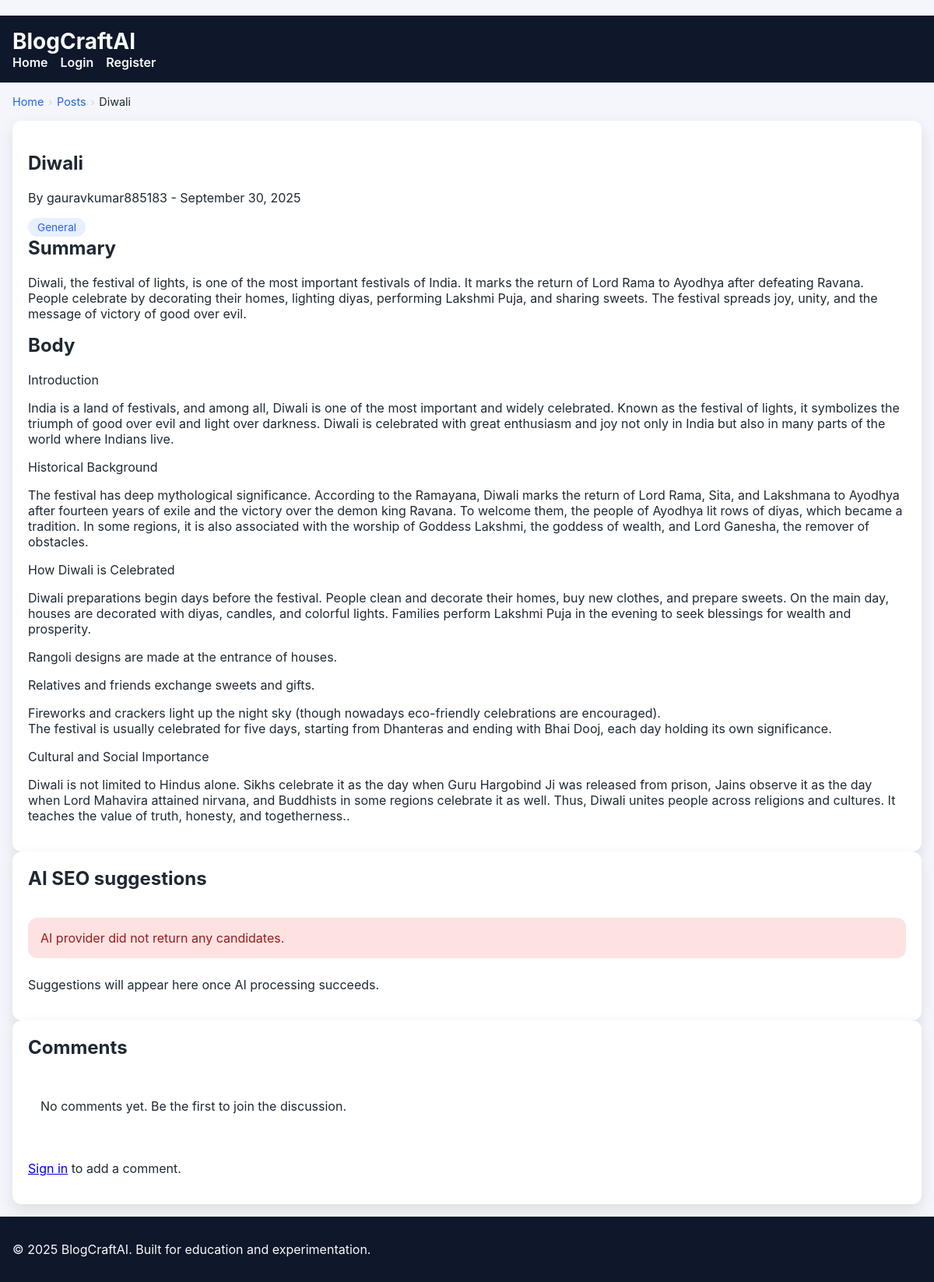
The page /posts/diwali/ on the database its author committed.
### blog/models.py (models this page shows, shortened)
class TimeStampedModel(models.Model):
    created_at = models.DateTimeField(auto_now_add=True)
    updated_at = models.DateTimeField(auto_now=True)
    class Meta:
        abstract = True

class Post(TimeStampedModel):
    DRAFT = "draft"
    PUBLISHED = "published"
    ARCHIVED = "archived"
    STATUS_CHOICES = [
        (DRAFT, "Draft"),
        (PUBLISHED, "Published"),
        (ARCHIVED, "Archived"),
    ]
    author = models.ForeignKey(User, on_delete=models.CASCADE, related_name="posts")
    title = models.CharField(max_length=200)
    slug = models.SlugField(max_length=220, unique=True)
    summary = models.TextField()
    content = models.TextField()
    status = models.CharField(max_length=12, choices=STATUS_CHOICES, default=DRAFT)
    tags = models.ManyToManyField(Tag, blank=True, related_name="posts")
    published_at = models.DateTimeField(blank=True, null=True)
    class Meta:
        ordering = ["-published_at", "-created_at"]
        indexes = [
            models.Index(fields=["status", "published_at"]),
            models.Index(fields=["slug"]),
        ]
    def get_absolute_url(self) -> str:
        return reverse("blog:post-detail", args=[self.slug])

### accounts/models.py (models this page shows)
class User(AbstractUser):
    username = None  # remove username field
    email = models.EmailField("email address", unique=True)
    display_name = models.CharField(max_length=150, blank=True)
    bio = models.TextField(blank=True)
    avatar_url = models.URLField(blank=True, validators=[URLValidator()])
    USERNAME_FIELD = "email"
    REQUIRED_FIELDS: list[str] = []
    objects = UserManager()
    class Meta:
        ordering = ["email"]
    def __str__(self) -> str:  # pragma: no cover - simple representation
        return self.display_name or self.email
    @property
    def safe_display_name(self) -> str:
        return self.display_name or self.email.split("@")[0]

### blog/views.py (the view)
# urls.py: path("posts/<slug:slug>/", PostDetailView.as_view(), name="post-detail"),
class PostDetailView(DetailView):
    model = Post
    template_name = "blog/post_detail.html"
    context_object_name = "post"
    slug_field = "slug"
    def get_queryset(self):
        queryset = (
            Post.objects.select_related("author")
            .prefetch_related("tags", "comments__author")
            .filter(status__in=[Post.PUBLISHED, Post.DRAFT])
        )
        if not self.request.user.is_authenticated:
            queryset = queryset.filter(status=Post.PUBLISHED)
        return queryset
    def get_context_data(self, **kwargs):
        context = super().get_context_data(**kwargs)
        post: Post = context["post"]
        comment_form = kwargs.get("comment_form") or CommentForm()
        context["comment_form"] = comment_form
        context["comments"] = post.comments.filter(is_public=True).select_related("author")
        context["primary_tag"] = post.tags.first()
        ai_service = AiSuggestionService()
        try:
            context["seo_suggestions"] = ai_service.generate_seo_suggestions(
                title=post.title,
                summary=post.summary,
                content=post.content,
            )
        except AiSuggestionError as exc:
            context["seo_suggestions"] = []
            context["ai_error"] = str(exc)
        request = self.request
        summary_text = Truncator(strip_tags(post.summary)).chars(155)
        context["meta_title"] = f"{post.title} - {settings.SITE_NAME}"
        context["meta_description"] = summary_text
        context["open_graph_type"] = "article"
        context["meta_image"] = _default_social_image(request)
        context["canonical_url"] = request.build_absolute_uri(post.get_absolute_url())
        tags = list(post.tags.values_list("name", flat=True))
        keywords = ", ".join(tags) if tags else None
        published_at = post.published_at or post.created_at
        article_schema = {
            "@context": "https://schema.org",
            "@type": "BlogPosting",
            "headline": post.title,
            "description": summary_text,
            "author": {
                "@type": "Person",
                "name": getattr(post.author, "safe_display_name", str(post.author)),
            },
            "publisher": {
                "@type": "Organization",
                "name": settings.SITE_NAME,
                "url": settings.SITE_URL,
            },
            "mainEntityOfPage": context["canonical_url"],
            "image": context["meta_image"],
        }
        if published_at:
            article_schema["datePublished"] = published_at.isoformat()
        if post.updated_at:
            article_schema["dateModified"] = post.updated_at.isoformat()
        if keywords:
            article_schema["keywords"] = keywords
        breadcrumb_schema = {
            "@context": "https://schema.org",
            "@type": "BreadcrumbList",
            "itemListElement": [
                {"@type": "ListItem", "position": 1, "name": "Home", "item": settings.SITE_URL},
                {"@type": "ListItem", "position": 2, "name": "Blog", "item": f"{settings.SITE_URL}/"},
                {"@type": "ListItem", "position": 3, "name": post.title, "item": context["canonical_url"]},
            ],
        }
        context["structured_data"] = [json.dumps(article_schema), json.dumps(breadcrumb_schema)]
        return context
    def post(self, request: HttpRequest, *args, **kwargs) -> HttpResponse:
        self.object = self.get_object()
        if not request.user.is_authenticated:
            messages.error(request, "Please sign in to add a comment.")
            return redirect("accounts:login")
        form = CommentForm(request.POST)
        if form.is_valid():
            Comment.objects.create(
                post=self.object,
                author=request.user,
                body=form.cleaned_data["body"],
            )
            messages.success(request, "Comment posted successfully.")
            return redirect(self.object.get_absolute_url())
        context = self.get_context_data(comment_form=form)
        return self.render_to_response(context)

### ai/services.py (called while the page is built, shortened)
    def _extract_candidate_text(self, payload: dict) -> str:
        candidates = payload.get("candidates")
        if not candidates:
            prompt_feedback = payload.get("promptFeedback") or {}
            block_reason = prompt_feedback.get("blockReason")
            if block_reason:
                raise AiSuggestionError(f"AI provider blocked the prompt: {block_reason}")
            raise AiSuggestionError("AI provider did not return any candidates.")

    def __del__(self):  # pragma: no cover - defensive cleanup
        try:
            self._client.close()
        except Exception:  # pragma: no cover
            logger.debug("Failed to close AI client", exc_info=True)

### blog/views.py (called while the page is built)
def _absolute_url(request: HttpRequest | None, value: str) -> str:
    if not value:
        return ""
    if value.startswith(("http://", "https://")):
        return value
    base = request.build_absolute_uri("/") if request else f"{settings.SITE_URL}/"
    return urljoin(base, value.lstrip("/"))

def _default_social_image(request: HttpRequest | None) -> str:
    candidate = (settings.SEO_DEFAULT_IMAGE or "").strip()
    if candidate:
        return _absolute_url(request, candidate)
    static_path = static("img/og-default.svg")
    return _absolute_url(request, static_path)

### blogcraftai/context_processors.py (called while the page is built)
def _absolute_static(request, path: str) -> str:
    relative = static(path)
    if request is None:
        return urljoin(settings.SITE_URL + "/", relative.lstrip("/"))
    return request.build_absolute_uri(relative)

### templates/blog/post_detail.html (shortened to what this page needs)
﻿{% extends "base.html" %}
{% load humanize %}
{% block content %}
<nav class="breadcrumb" aria-label="Breadcrumb">
    <ol>
        <li><a href="{% url 'blog:post-list' %}">Home</a></li>
        {% if primary_tag %}
            <li><a href="{% url 'blog:post-list' %}?tag={{ primary_tag.slug }}">{{ primary_tag.name }}</a></li>
        {% else %}
            <li><a href="{% url 'blog:post-list' %}">Posts</a></li>
        {% endif %}
        <li aria-current="page">{{ post.title }}</li>
    </ol>
</nav>
<article class="card">
    <header>
        <h1>{{ post.title }}</h1>
        <p class="meta">By {{ post.author.safe_display_name }} - {{ post.published_at|date:"F j, Y" }}</p>
        <ul class="tag-list">
            {% for tag in post.tags.all %}
                <li><span class="tag">{{ tag.name }}</span></li>
            {% empty %}
                <li><span class="tag">General</span></li>
            {% endfor %}
        </ul>
    </header>
    <section class="post-content">
        <h2>Summary</h2>
        <p>{{ post.summary }}</p>
        <h2>Body</h2>
        <div class="rich-text">{{ post.content|linebreaks }}</div>
    </section>
</article>
<section class="card" aria-labelledby="seo-insights">
    <h2 id="seo-insights">AI SEO suggestions</h2>
    {% if ai_error %}
        <p class="message message-error">{{ ai_error }}</p>
    {% endif %}
    {% if seo_suggestions %}
        <ol>
            {% for suggestion in seo_suggestions %}
                <li>
                    <h3>{{ suggestion.heading }}</h3>
                    <p>{{ suggestion.description }}</p>
                    <p><strong>Keywords:</strong> {{ suggestion.keywords|join:", " }}</p>
                    {% if suggestion.risks %}
                        <p><strong>Risks:</strong> {{ suggestion.risks|join:", " }}</p>
                    {% endif %}
                </li>
            {% endfor %}
        </ol>
    {% else %}
        <p>Suggestions will appear here once AI processing succeeds.</p>
    {% endif %}
</section>
<section class="card" aria-labelledby="comments">
    <h2 id="comments">Comments</h2>
    <ul class="comment-list">
        {% for comment in comments %}
            <li>
                <header>
                    <strong>{{ comment.author.safe_display_name }}</strong>
                    <span class="meta">{{ comment.created_at|naturaltime }}</span>
                </header>
                <p>{{ comment.body|linebreaks }}</p>
            </li>
        {% empty %}
            <li>No comments yet. Be the first to join the discussion.</li>
        {% endfor %}
    </ul>
    {% if user.is_authenticated %}
        <form method="post">
            {% csrf_token %}
            <div class="form-row">
                {{ comment_form.body.label_tag }}
                {{ comment_form.body }}
                {% if comment_form.body.errors %}
                    <p class="message message-error">{{ comment_form.body.errors|join:", " }}</p>
                {% endif %}
            </div>
            <button class="button" type="submit">Post comment</button>
        </form>
    {% else %}
        <p><a href="{% url 'accounts:login' %}">Sign in</a> to add a comment.</p>
    {% endif %}
</section>
{% endblock %}

### static/css/main.css (style rules this page uses)
:root { color-scheme: light dark; --bg-color: #ffffff; --text-color: #1f2933; --primary-color: #2563eb; --secondary-color: #f4f6fb; --border-color: #d1d5db; --radius: 0.75rem; font-family: 'Inter', system-ui, -apple-system, BlinkMacSystemFont, 'Segoe UI', sans-serif; }
body { margin: 0; background: var(--secondary-color); color: var(--text-color); }
.message { padding: 1rem; border-radius: var(--radius); margin-bottom: 0.5rem; }
.message-error { background: #fee2e2; color: #991b1b; }
.card { background: var(--bg-color); border-radius: var(--radius); padding: 1.25rem; box-shadow: 0 8px 20px rgba(15, 23, 42, 0.1); display: flex; flex-direction: column; justify-content: space-between; }
.card h2 { margin-top: 0; }
.tag-list { list-style: none; display: flex; flex-wrap: wrap; gap: 0.5rem; padding: 0; margin: 0.5rem 0 0; }
.tag { display: inline-block; padding: 0.25rem 0.75rem; background: rgba(37, 99, 235, 0.1); color: var(--primary-color); border-radius: 999px; font-size: 0.85rem; }
.comment-list { list-style: none; padding: 0; }
.comment-list li { background: var(--bg-color); border-radius: var(--radius); padding: 1rem; margin-bottom: 0.75rem; }
.breadcrumb { font-size: 0.9rem; margin-bottom: 1rem; }
.breadcrumb ol { list-style: none; display: flex; flex-wrap: wrap; gap: 0.35rem; padding: 0; margin: 0; }
.breadcrumb li { display: inline-flex; align-items: center; gap: 0.35rem; }
.breadcrumb li:not(:last-child)::after { content: '\203A'; color: var(--border-color); }
.breadcrumb a { text-decoration: none; color: var(--primary-color); }
.rich-text p { margin-bottom: 1rem; }

### rows shown on the page
Post: title "Diwali", author.safe_display_name "gauravkumar885183", published_at "September 30, 2025", summary "Diwali, the festival of lights, is one of the most important festivals of India. It marks the return of Lord Rama to Ayodhya after defeating Ravana. People celebrate by decorating their homes, lighting diyas, performing Lakshmi Puja, and sharing sweets. The festival spreads joy, unity, and the message of victory of good over evil.", content "Introduction India is a land of festivals, and among all, Diwali is one of the most important and widely celebrated. Known as the festival of lights, it symbolizes the triumph of good over evil and light over darkness. Diwali is celebrated with great enthusiasm and joy not only in India but also in many parts of the world where Indians live. Historical Background The festival has deep mythological significance. According to the Ramayana, Diwali marks the return of Lord Rama, Sita, and Lakshmana to Ayodhya after fourteen years of exile and the victory over the demon king Ravana. To welcome them, the people of Ayodhya lit rows of diyas, which became a tradition. In some regions, it is also…"

### other values the page prints
{{ ai_error }} "AI provider did not return any candidates."
{{ site_meta.site_name }} "BlogCraftAI"
